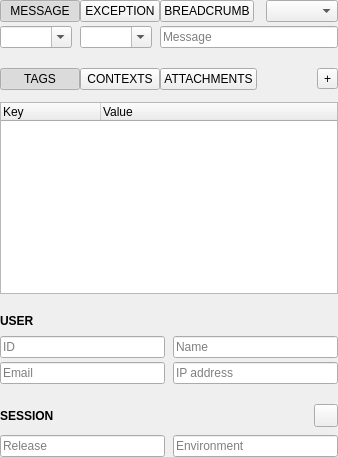
         <widget class="QWidget" name="runtimePage">
          <layout class="QVBoxLayout" name="rootLayout">
           <property name="spacing">
            <number>0</number>
           </property>
           <property name="leftMargin">
            <number>0</number>
           </property>
           <property name="topMargin">
            <number>0</number>
           </property>
           <property name="rightMargin">
            <number>0</number>
           </property>
           <property name="bottomMargin">
            <number>0</number>
           </property>
           <item>
            <layout class="QHBoxLayout" name="columnsLayout">
             <property name="spacing">
              <number>0</number>
             </property>
             <property name="leftMargin">
              <number>0</number>
             </property>
             <property name="topMargin">
              <number>0</number>
             </property>
             <property name="rightMargin">
              <number>0</number>
             </property>
             <property name="bottomMargin">
              <number>0</number>
             </property>
             <item>
              <layout class="QVBoxLayout" name="rightColumn">
               <property name="spacing">
                <number>4</number>
               </property>
               <item>
                <layout class="QHBoxLayout" name="messageHeaderLayout">
                 <property name="spacing">
                  <number>0</number>
                 </property>
                 <item>
                  <widget class="QPushButton" name="messageButton">
                   <property name="text">
                    <string>MESSAGE</string>
                   </property>
                   <property name="checkable">
                    <bool>true</bool>
                   </property>
                   <property name="checked">
                    <bool>true</bool>
                   </property>
                  </widget>
                 </item>
                 <item>
                  <widget class="QPushButton" name="exceptionButton">
                   <property name="text">
                    <string>EXCEPTION</string>
                   </property>
                   <property name="checkable">
                    <bool>true</bool>
                   </property>
                  </widget>
                 </item>
                 <item>
                  <widget class="QPushButton" name="breadcrumbButton">
                   <property name="text">
                    <string>BREADCRUMB</string>
                   </property>
                   <property name="checkable">
                    <bool>true</bool>
                   </property>
                  </widget>
                 </item>
                 <item>
                  <spacer name="messageHeaderSpacer">
                   <property name="orientation">
                    <enum>Qt::Orientation::Horizontal</enum>
                   </property>
                   <property name="sizeHint" stdset="0">
                    <size>
                     <width>0</width>
                     <height>0</height>
                    </size>
                   </property>
                  </spacer>
                 </item>
                 <item>
                  <spacer name="horizontalSpacer">
                   <property name="orientation">
                    <enum>Qt::Orientation::Horizontal</enum>
                   </property>
                   <property name="sizeType">
                    <enum>QSizePolicy::Policy::MinimumExpanding</enum>
                   </property>
                   <property name="sizeHint" stdset="0">
                    <size>
                     <width>12</width>
                     <height>20</height>
                    </size>
                   </property>
                  </spacer>
                 </item>
                 <item>
                  <widget class="QComboBox" name="messageLevelBox">
                   <property name="sizePolicy">
                    <sizepolicy hsizetype="Maximum" vsizetype="Fixed">
                     <horstretch>0</horstretch>
                     <verstretch>0</verstretch>
                    </sizepolicy>
                   </property>
                   <property name="sizeAdjustPolicy">
                    <enum>QComboBox::SizeAdjustPolicy::AdjustToContents</enum>
                   </property>
                  </widget>
                 </item>
                </layout>
               </item>
               <item>
                <layout class="QHBoxLayout" name="messageLayout">
                 <property name="spacing">
                  <number>8</number>
                 </property>
                 <item>
                  <widget class="QComboBox" name="exceptionTypeBox">
                   <property name="sizePolicy">
                    <sizepolicy hsizetype="Maximum" vsizetype="Fixed">
                     <horstretch>0</horstretch>
                     <verstretch>0</verstretch>
                    </sizepolicy>
                   </property>
                   <property name="editable">
                    <bool>true</bool>
                   </property>
                   <property name="sizeAdjustPolicy">
                    <enum>QComboBox::SizeAdjustPolicy::AdjustToContents</enum>
                   </property>
                  </widget>
                 </item>
                 <item>
                  <widget class="QComboBox" name="breadcrumbTypeBox">
                   <property name="sizePolicy">
                    <sizepolicy hsizetype="Maximum" vsizetype="Fixed">
                     <horstretch>0</horstretch>
                     <verstretch>0</verstretch>
                    </sizepolicy>
                   </property>
                   <property name="editable">
                    <bool>true</bool>
                   </property>
                   <property name="sizeAdjustPolicy">
                    <enum>QComboBox::SizeAdjustPolicy::AdjustToContents</enum>
                   </property>
                  </widget>
                 </item>
                 <item>
                  <widget class="QLineEdit" name="messageText">
                   <property name="placeholderText">
                    <string>Message</string>
                   </property>
                  </widget>
                 </item>
                </layout>
               </item>
               <item>
                <spacer name="sectionSpacer">
                 <property name="orientation">
                  <enum>Qt::Orientation::Vertical</enum>
                 </property>
                 <property name="sizeType">
                  <enum>QSizePolicy::Policy::Fixed</enum>
                 </property>
                 <property name="sizeHint" stdset="0">
                  <size>
                   <width>0</width>
                   <height>16</height>
                  </size>
                 </property>
                </spacer>
               </item>
               <item>
                <layout class="QVBoxLayout" name="categorySection">
                 <property name="spacing">
                  <number>12</number>
                 </property>
                 <item>
                  <layout class="QHBoxLayout" name="categoryHeaderLayout">
                   <property name="spacing">
                    <number>0</number>
                   </property>
                   <item>
                    <widget class="QPushButton" name="tagsButton">
                     <property name="text">
                      <string>TAGS</string>
                     </property>
                     <property name="checkable">
                      <bool>true</bool>
                     </property>
                     <property name="checked">
                      <bool>true</bool>
                     </property>
                    </widget>
                   </item>
                   <item>
                    <widget class="QPushButton" name="contextsButton">
                     <property name="text">
                      <string>CONTEXTS</string>
                     </property>
                     <property name="checkable">
                      <bool>true</bool>
                     </property>
                    </widget>
                   </item>
                   <item>
                    <widget class="QPushButton" name="attachmentsButton">
                     <property name="text">
                      <string>ATTACHMENTS</string>
                     </property>
                     <property name="checkable">
                      <bool>true</bool>
                     </property>
                    </widget>
                   </item>
                   <item>
                    <spacer name="categoryHeaderSpacer">
                     <property name="orientation">
                      <enum>Qt::Orientation::Horizontal</enum>
                     </property>
                     <property name="sizeHint" stdset="0">
                      <size>
                       <width>0</width>
                       <height>0</height>
                      </size>
                     </property>
                    </spacer>
                   </item>
                   <item>
                    <widget class="QToolButton" name="addButton">
                     <property name="text">
                      <string>+</string>
                     </property>
                    </widget>
                   </item>
                  </layout>
                 </item>
                 <item>
                  <widget class="QStackedWidget" name="categoryStack">
                   <property name="sizePolicy">
                    <sizepolicy hsizetype="Expanding" vsizetype="Expanding">
                     <horstretch>0</horstretch>
                     <verstretch>0</verstretch>
                    </sizepolicy>
                   </property>
                   <widget class="QTreeWidget" name="tagsTable">
                    <property name="contextMenuPolicy">
                     <enum>Qt::ContextMenuPolicy::CustomContextMenu</enum>
                    </property>
                    <column>
                     <property name="text">
                      <string>Key</string>
                     </property>
                    </column>
                    <column>
                     <property name="text">
                      <string>Value</string>
                     </property>
                    </column>
                   </widget>
                   <widget class="QTreeWidget" name="contextsTable">
                    <property name="contextMenuPolicy">
                     <enum>Qt::ContextMenuPolicy::CustomContextMenu</enum>
                    </property>
                    <column>
                     <property name="text">
                      <string>Name</string>
                     </property>
                    </column>
                    <column>
                     <property name="text">
                      <string>Value</string>
                     </property>
                    </column>
                   </widget>
                   <widget class="QTreeWidget" name="attachmentTable">
                    <property name="contextMenuPolicy">
                     <enum>Qt::ContextMenuPolicy::CustomContextMenu</enum>
                    </property>
                    <column>
                     <property name="text">
                      <string>File</string>
                     </property>
                    </column>
                    <column>
                     <property name="text">
                      <string>Size</string>
                     </property>
                    </column>
                   </widget>
                  </widget>
                 </item>
                </layout>
               </item>
               <item>
                <spacer name="userSectionSpacer">
                 <property name="orientation">
                  <enum>Qt::Orientation::Vertical</enum>
                 </property>
                 <property name="sizeType">
                  <enum>QSizePolicy::Policy::Fixed</enum>
                 </property>
                 <property name="sizeHint" stdset="0">
                  <size>
                   <width>0</width>
                   <height>16</height>
                  </size>
                 </property>
                </spacer>
               </item>
               <item>
                <layout class="QVBoxLayout" name="userSection">
                 <property name="spacing">
                  <number>8</number>
                 </property>
                 <item>
                  <widget class="QLabel" name="userHeader">
                   <property name="styleSheet">
                    <string notr="true">color: palette(placeholder-text); font-weight: bold;</string>
                   </property>
                   <property name="text">
                    <string>USER</string>
                   </property>
                  </widget>
                 </item>
                 <item>
                  <layout class="QGridLayout" name="userGrid">
                   <property name="horizontalSpacing">
                    <number>8</number>
                   </property>
                   <property name="verticalSpacing">
                    <number>4</number>
                   </property>
                   <item row="0" column="0">
                    <widget class="QLineEdit" name="userIdEdit">
                     <property name="placeholderText">
                      <string>ID</string>
                     </property>
                    </widget>
                   </item>
                   <item row="0" column="1">
                    <widget class="QLineEdit" name="userNameEdit">
                     <property name="placeholderText">
                      <string>Name</string>
                     </property>
                    </widget>
                   </item>
                   <item row="1" column="0">
                    <widget class="QLineEdit" name="userEmailEdit">
                     <property name="placeholderText">
                      <string>Email</string>
                     </property>
                    </widget>
                   </item>
                   <item row="1" column="1">
                    <widget class="QLineEdit" name="userIpEdit">
                     <property name="placeholderText">
                      <string>IP address</string>
                     </property>
                    </widget>
                   </item>
                  </layout>
                 </item>
                </layout>
               </item>
               <item>
                <spacer name="sessionSectionSpacer">
                 <property name="orientation">
                  <enum>Qt::Orientation::Vertical</enum>
                 </property>
                 <property name="sizeType">
                  <enum>QSizePolicy::Policy::Fixed</enum>
                 </property>
                 <property name="sizeHint" stdset="0">
                  <size>
                   <width>0</width>
                   <height>16</height>
                  </size>
                 </property>
                </spacer>
               </item>
               <item>
                <layout class="QVBoxLayout" name="sessionSection">
                 <property name="spacing">
                  <number>8</number>
                 </property>
                 <item>
                  <layout class="QHBoxLayout" name="sessionHeaderLayout">
                   <property name="spacing">
                    <number>0</number>
                   </property>
                   <item>
                    <widget class="QLabel" name="sessionHeader">
                     <property name="styleSheet">
                      <string notr="true">color: palette(placeholder-text); font-weight: bold;</string>
                     </property>
                     <property name="text">
                      <string>SESSION</string>
                     </property>
                    </widget>
                   </item>
                   <item>
                    <spacer name="sessionHeaderSpacer">
                     <property name="orientation">
                      <enum>Qt::Orientation::Horizontal</enum>
                     </property>
                     <property name="sizeHint" stdset="0">
                      <size>
                       <width>0</width>
                       <height>0</height>
                      </size>
                     </property>
                    </spacer>
                   </item>
                   <item>
                    <widget class="QToolButton" name="sessionButton"/>
                   </item>
                  </layout>
                 </item>
                 <item>
                  <layout class="QHBoxLayout" name="sessionFieldsLayout">
                   <property name="spacing">
                    <number>8</number>
                   </property>
                   <item>
                    <widget class="QLineEdit" name="releaseEdit">
                     <property name="placeholderText">
                      <string>Release</string>
                     </property>
                    </widget>
                   </item>
                   <item>
                    <widget class="QLineEdit" name="environmentEdit">
                     <property name="placeholderText">
                      <string>Environment</string>
                     </property>
                    </widget>
                   </item>
                  </layout>
                 </item>
                </layout>
               </item>
              </layout>
             </item>
            </layout>
           </item>
          </layout>
         </widget>
